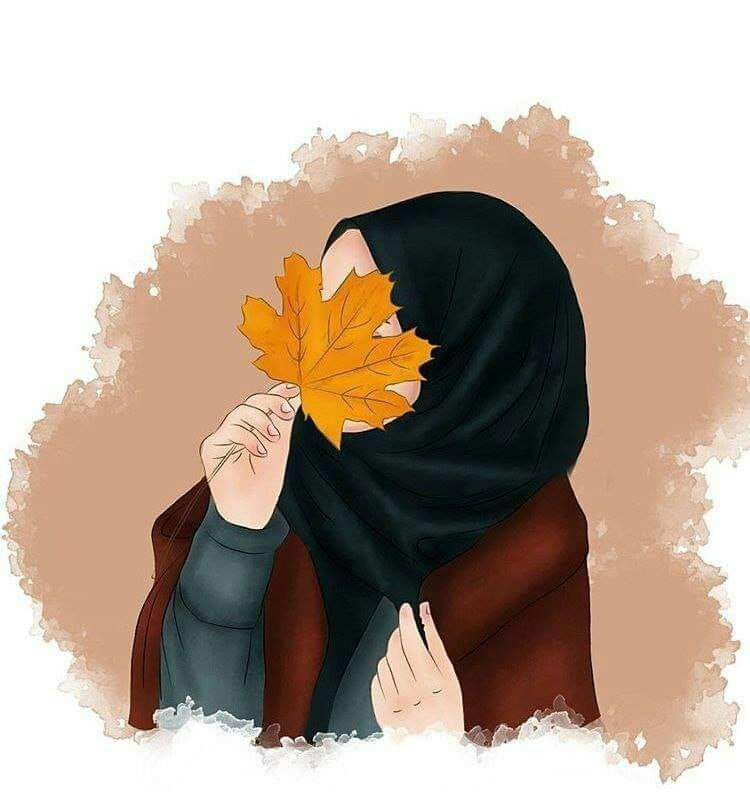
#> input picture gambar1.jpg, 750 x 794 px
$ jupyter execute 'Histogram Equalization.ipynb'
#> lines starting #> are read from the running program, lines starting #| are printed output that depends on the picture
[cell 1]
import cv2
import numpy as np
from matplotlib import pyplot as plt

img = cv2.imread('gambar1.jpg',0)
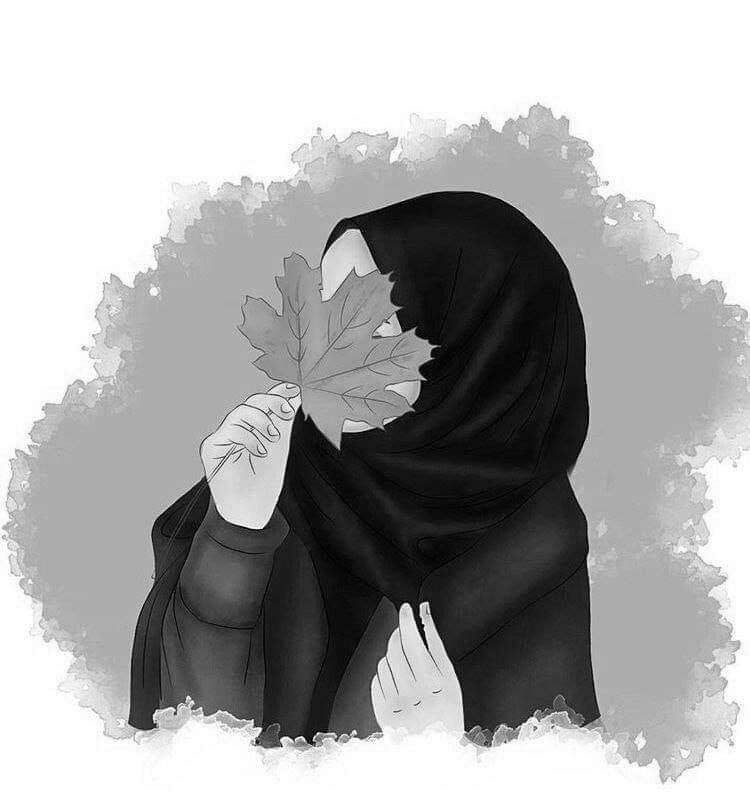
#> img: shape (794, 750); min 0, max 255, mean 169.4

hist,bins = np.histogram(img.flatten(),256,[0,256])
#> hist = 256 values, max 183546 at index 255, min 80 at index 120, mean 2326.2; bins = 257 values from 0 to 256

cdf = hist.cumsum()
#> cdf = 256 values from 482 to 595500
cdf_normalized = cdf * hist.max()/ cdf.max()
#> cdf_normalized = 256 values from 148.6 to 183546

[cell 2]
plt.imshow(img)

[cell 3]
plt.plot(cdf_normalized, color = 'b')
plt.hist(img.flatten(),256,[0,256], color = 'g')
plt.xlim([0,256])
plt.legend(('cdf','histogram'), loc = 'upper left')
plt.show()
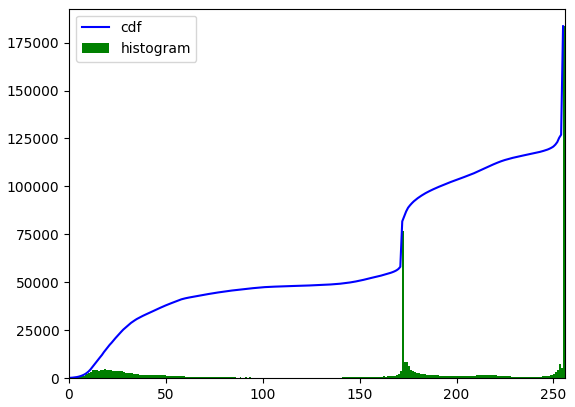
#> figure drawn by matplotlib, 1 panel; tallest bar 183546 high, from x = 255 to 256; curve peaks at x = 255, y = 183546

[cell 4]
img = cv2.imread('gambar1.jpg',0)

hist,bins = np.histogram(img.flatten(),256,[0,256])

cdf_m = np.ma.masked_equal(cdf,0)
cdf_m = (cdf_m - cdf_m.min())*255/(cdf_m.max()-cdf_m.min())
cdf = np.ma.filled(cdf_m,0).astype('uint8')
#> cdf = 256 values from 0 to 255

[cell 5]
img2 = cdf[img]
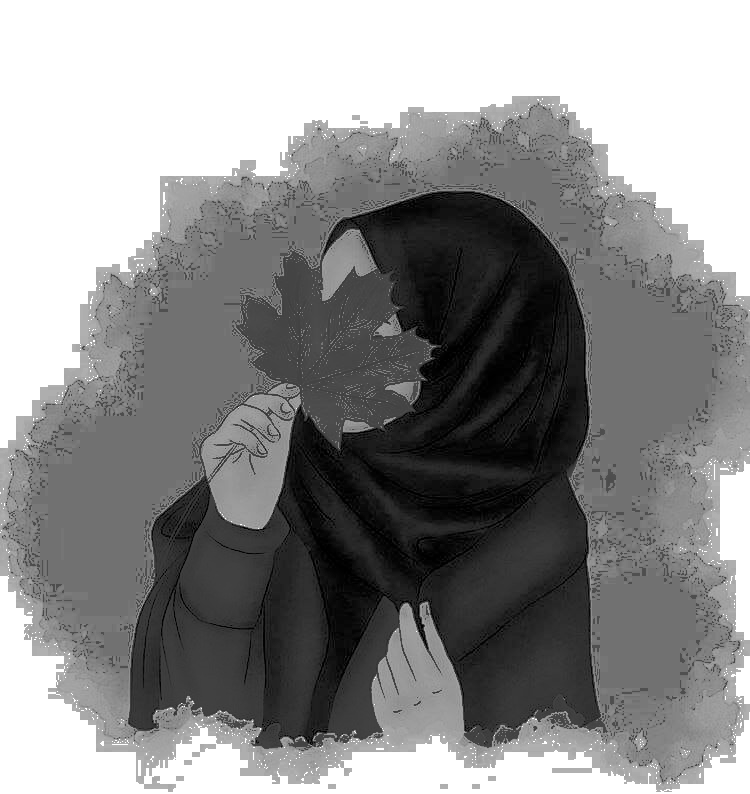
#> img2: shape (794, 750); min 0, max 255, mean 141.6
plt.plot(cdf_normalized, color = 'b')
plt.hist(img2.flatten(),256,[0,256], color = 'g')
plt.xlim([0,256])
plt.legend(('cdf','histogram'), loc = 'upper left')
plt.show()
#> figure, not shown here; tallest bar 183546 high, from x = 255 to 256; curve peaks at x = 255, y = 183546
